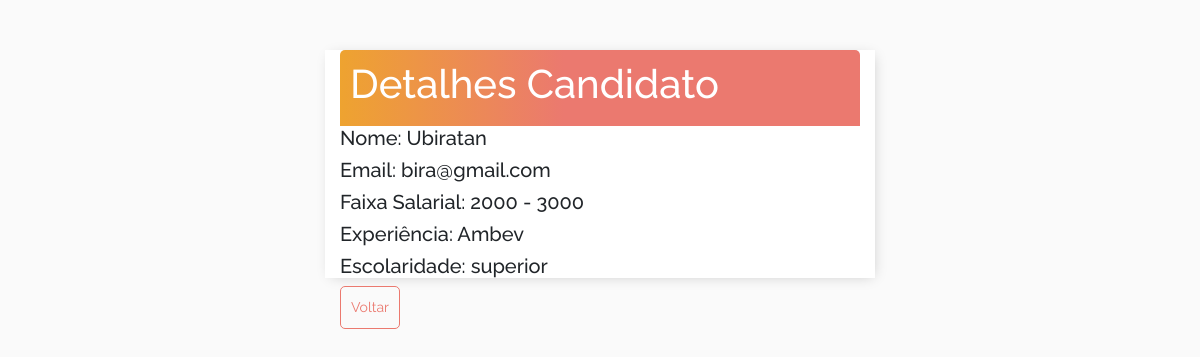
The app's page /vagas/detalhes-candiato/4/ (signed in) with its own data.
### users/models.py (models this page shows, shortened)
class Applicant(models.Model):
    user = models.OneToOneField(User, on_delete=models.CASCADE)
    nome = models.CharField(max_length=200, verbose_name="Nome")
    sal = (("1000", "Até R$ 1000"),
                    ("1000 - 2000", "De R$ 1000 a R$ 2000"),
                    ("2000 - 3000", "De R$ 2000 a R$ 3000"),
                    ("3000", "Acima de R$ 3000"))
    escol = (("fundamental", "Ensino fundamental"),
                    ("medio", "Ensino médio"),
                    ("tecnologo", "Tecnólogo"),
                    ("superior", "Ensino Superior"),
                    ("pos", "Pós / MBA / Mestrado"),
                    ("doutorado", "Doutorado"))
    faixa_salarial = models.CharField(max_length=20, choices=sal, default="1000", verbose_name="Faixa Salarial")
    exp = models.TextField(verbose_name="Experiência")
    escolaridade = models.CharField(max_length=20, choices=escol, verbose_name="Última Escolaridade")
    data_cadastro = models.DateField(auto_now=True)

class User(AbstractUser):
    email = models.EmailField(unique=True, verbose_name="E-mail")
    is_company = models.BooleanField(default=False)
    is_applicant = models.BooleanField(default=False)
    def __str__(self):
        return self.email

### vacancies/views.py (the view)
# urls.py: path('detalhes-candiato/<int:pk>/', DetailApplicant.as_view(), name="detail-applicant"),
class DetailApplicant(generic.DetailView):
    model = Applicant
    context_object_name = "applicant"
    template_name = "vacancies/detail_applicant.html"
    def get_context_data(self, **kwargs):
        context = super().get_context_data(**kwargs)
        context['company_id'] = Company.objects.values_list('user', flat=True)
        context['vacancies_applications'] = VacanciesApplications.objects.all()
        return context

### vacancies/templates/vacancies/detail_applicant.html
{% extends 'vacancies/base.html' %}
{% block content %}
{% if user.is_applicant %}
    <h4>Você não é permitido aqui</h4>
    <button type="submit" onclick="history.go(-1);" class="inline">Voltar</button>
{% elif user.id not in company_id %}
    <h4>Você precisa completar o cadastro</h4>
    <button><a href="{% url 'users:company-register-complete' %}">Completar Cadastro</a></button>
{% else %}
    <div class="header-bar">
        <h1>Detalhes Candidato</h1>
    </div>
    <h5>Nome: {{applicant.nome}}</h5>
    <h5>Email: {{applicant.user}}</h5>
    <h5>Faixa Salarial: {{applicant.faixa_salarial}}</h5>
    <h5>Experiência: {{applicant.exp}}</h5>
    <h5>Escolaridade: {{applicant.escolaridade}}</h5>
    <button type="submit" onclick="history.go(-1);" class="inline">Voltar</button>
{% endif %}
{% endblock content %}

### vacancies/static/vacancies/style.css (style rules this page uses)
body { background-color: #FAFAFA; font-family: 'Raleway', sans-serif; padding-top: 50px; }
button { border: 1px solid #EB796F; background-color: #FAFAFA; color: #EB796F; padding: 10px; font-size: 14px; border-radius: 5px; cursor: pointer; text-decoration: none; }
.inline { float:left; margin-right:50px; }
.header-bar { display: flex; justify-content: space-between; color: #fff; padding: 10px; border-radius: 5px 5px 0 0; background: linear-gradient(90deg, #EEA330 0%, #EB796F 43%, #EB796F 100%); }

### records on screen
Applicant: nome "Ubiratan", user "bira@gmail.com", faixa_salarial "2000 - 3000", exp "Ambev", escolaridade "superior"
